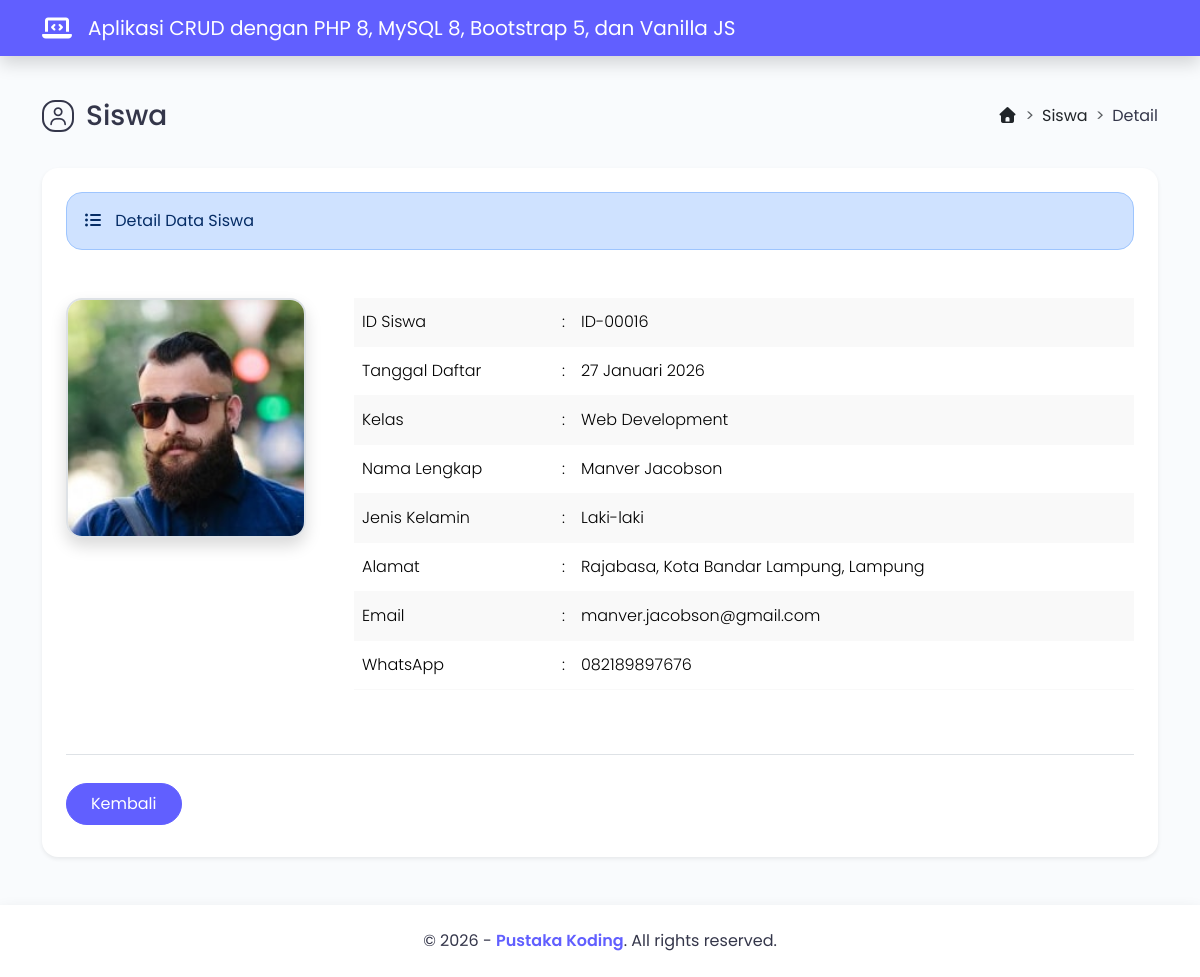
The app's page /?halaman=detail&id=ID-00016 with its own data.
### tables this page shows
CREATE TABLE `tbl_siswa` (
  `id_siswa` varchar(8) NOT NULL,
  `tanggal_daftar` date NOT NULL,
  `kelas` varchar(30) NOT NULL,
  `nama_lengkap` varchar(50) NOT NULL,
  `jenis_kelamin` enum('Laki-laki','Perempuan') NOT NULL,
  `alamat` varchar(255) NOT NULL,
  `email` varchar(50) NOT NULL,
  `whatsapp` varchar(13) NOT NULL,
  `foto_profil` varchar(100) NOT NULL
);

### helper/functions.php (called while the page is built, shortened)
<?php
function tanggal_id(?string $tanggal): string
{
    $bulan_indo = [
        1 => 'Januari',
        'Februari',
        'Maret',
        'April',
        'Mei',
        'Juni',
        'Juli',
        'Agustus',
        'September',
        'Oktober',
        'November',
        'Desember'
    ];
    try {
        $date  = new DateTime($tanggal);
        $tgl   = $date->format('d');
        $bulan = (int)$date->format('m');
        $tahun = $date->format('Y');
        return $tgl . ' ' . $bulan_indo[$bulan] . ' ' . $tahun;
    } catch (Exception $e) {
        return "Format Tanggal Salah";
    }
}

### tampil_detail.php (the view, shortened to what this page needs)
<div class="d-flex flex-column flex-lg-row mt-5 mb-4">
    <div class="flex-grow-1 d-flex align-items-center">
        <i class="fa-regular fa-user icon-title"></i>
        <h3>Siswa</h3>
    </div>
    <div class="ms-5 ms-lg-0 pt-lg-2">
        <nav style="--bs-breadcrumb-divider: '>';" aria-label="breadcrumb">
            <ol class="breadcrumb">
                <li class="breadcrumb-item"><a href="https://pustakakoding.com/" class="text-dark text-decoration-none"><i class="fa-solid fa-house"></i></a></li>
                <li class="breadcrumb-item"><a href="?halaman=data" class="text-dark text-decoration-none">Siswa</a></li>
                <li class="breadcrumb-item" aria-current="page">Detail</li>
            </ol>
        </nav>
    </div>
</div>
<?php
if (isset($_GET['id'])) {
    $id_siswa = $_GET['id'];
    $query = $mysqli->query("SELECT * FROM tbl_siswa WHERE id_siswa='$id_siswa'")
                            or die("Ada kesalahan pada query tampil data : {$mysqli->error}");
    $data = $query->fetch_assoc();
}
?>
<div class="bg-white rounded-4 shadow-sm p-4 mb-5">
    <div class="alert alert-primary rounded-4 mb-5" role="alert">
        <i class="fa-solid fa-list-ul me-2"></i> Detail Data Siswa
    </div>
    <div class="d-flex flex-column flex-xl-row">
        <div class="flex-shrink-0 text-center mb-5 mb-xl-0">
            <div class="foto-profil-detail">
                <img src="images/<?= basename($data['foto_profil']) ?>" class="border border-2 img-fluid rounded-4 shadow" alt="Foto Profil" width="240" height="240" loading="lazy">
            </div>
        </div>
        <div class="flex-grow-1 text-muted fw-light ms-xl-5">
            <div class="table-responsive">
                <table class="table table-striped lh-lg">
                    <tr>
                        <td width="200">ID Siswa</td>
                        <td width="10">:</td>
                        <td><?= $data['id_siswa'] ?></td>
                    </tr>
                    <tr>
                        <td>Tanggal Daftar</td>
                        <td>:</td>
                        <td><?= tanggal_id($data['tanggal_daftar']) ?></td>
                    </tr>
                    <tr>
                        <td>Kelas</td>
                        <td>:</td>
                        <td><?= $data['kelas'] ?></td>
                    </tr>
                    <tr>
                        <td>Nama Lengkap</td>
                        <td>:</td>
                        <td><?= $data['nama_lengkap'] ?></td>
                    </tr>
                    <tr>
                        <td>Jenis Kelamin</td>
                        <td>:</td>
                        <td><?= $data['jenis_kelamin'] ?></td>
                    </tr>
                    <tr>
                        <td>Alamat</td>
                        <td>:</td>
                        <td><?= $data['alamat'] ?></td>
                    </tr>
                    <tr>
                        <td>Email</td>
                        <td>:</td>
                        <td><?= $data['email'] ?></td>
                    </tr>
                    <tr>
                        <td>WhatsApp</td>
                        <td>:</td>
                        <td><?= $data['whatsapp'] ?></td>
                    </tr>
                </table>
            </div>
        </div>
    </div>
    <div class="pt-4 pb-2 mt-5 border-top">
        <div class="d-grid gap-3 d-sm-flex justify-content-md-start pt-1">
            <a href="?halaman=data" class="btn btn-primary rounded-pill py-2 px-4">Kembali</a>
        </div>
    </div>
</div>

### assets/css/style.css (style rules this page uses)
body { font-family: poppins, sans-serif; background: #f9fbfd; color: #34364a; }
.icon-title { display: inline-flex; align-items: center; justify-content: center; color: #34364a; border: 2px solid #34364a; width: 18px; height: 18px; padding: 14px; font-size: 18px; border-radius: 41%; margin-right: 12px; margin-bottom: 8px; }
.btn-primary { --bs-btn-color: #fff; --bs-btn-bg: #615fff; --bs-btn-border-color: #615fff; --bs-btn-hover-color: #fff; --bs-btn-hover-bg: #4f39f6; --bs-btn-hover-border-color: #4f39f6; --bs-btn-focus-shadow-rgb: 49, 132, 253; --bs-btn-active-color: #fff; --bs-btn-active-bg: #4f39f6; --bs-btn-active-border-color: #4f39f6; --bs-btn-active-shadow: inset 0 3px 5px rgba(0, 0, 0, 0.125); --bs-btn-disabled-color: #fff; --bs-btn-disabled-bg: #615fff; --bs-btn-disabled-border-color: #615fff; }
.table { --bs-table-striped-bg: #f9f9f9; }
tbody, td, tfoot, th, thead, tr { border-color: #f9f9f9; border-style: solid; border-width: 0; }

### records on screen
tbl_siswa: foto_profil (picture), id_siswa "ID-00016", tanggal_daftar "27 Januari 2026", kelas "Web Development", nama_lengkap "Manver Jacobson", jenis_kelamin "Laki-laki", alamat "Rajabasa, Kota Bandar Lampung, Lampung", email "manver.jacobson@gmail.com", whatsapp "082189897676"
